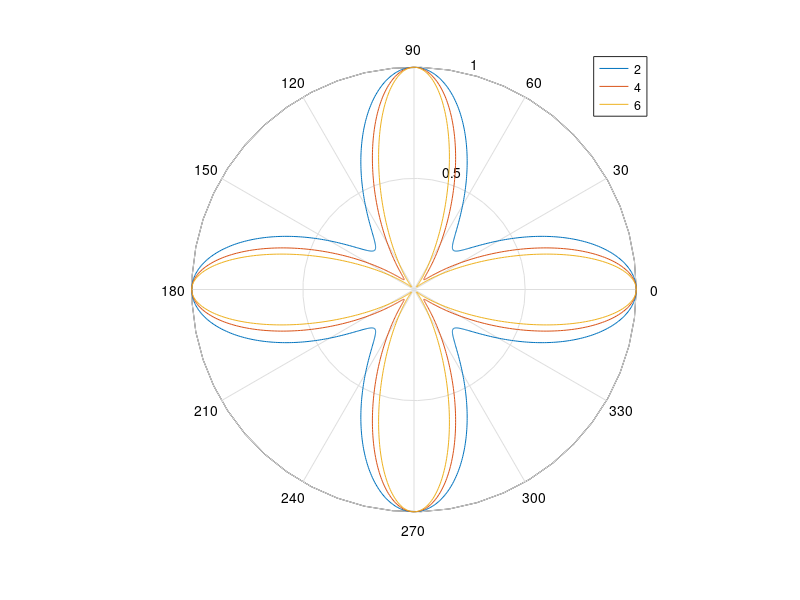

Write the MATLAB code that produced this figure.
th=linspace(-pi,pi,1000);
for p=[2 4 6],
  polar(th, cos(th).^(2*p+2) +sin(th).^(2*p+2) )
  hold all
end
legend('2','4','6')
hold off
